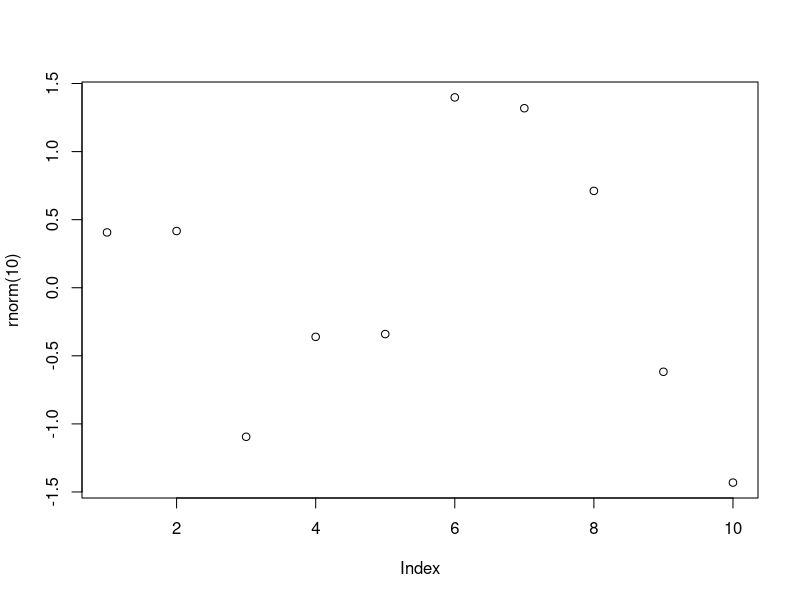

Here is the R script that generated this plot: (Note: this script raises an error after producing the figure.)
# Funções

# Obs: Caso tenha problemas com a acentuação, consulte este link:
# https://support.rstudio.com/hc/en-us/articles/200532197-Character-Encoding

# Configurando o diretório de trabalho
# Coloque entre aspas o diretório de trabalho que você está usando no seu computador
# Não use diretórios com espaço no nome
setwd("C:/Users/Renan/Desktop/Formacao_Cientista_de_Dados_DSA/Cap_03_-_Linguagem_R_Fatores_Estruturas_de_Controle_e_Funcoes/Scripts_Providos")
getwd()

# Help
?sample
args(sample)
args(mean)
args(sd)


# Funções Built-in
abs(-43)
sum(c(1:5))
mean(c(1:5))
round(c(1.1:5.8))
rev(c(1:5))
seq(1:5)
sort(rev(c(1:5)))
append(c(1:5), 6)

vec1 <- c(1.5, 2.5, 8.4, 3.7, 6.3)
vec2 <- rev(vec1)
vec2


# Funções dentro de funções
plot(rnorm(10))
mean(c(abs(vec1), abs(vec2)))


# Criando funções
myfunc <- function(x) { x + x }
myfunc(10)
class(myfunc)

myfunc2 <- function(a, b) {
  valor = a ^ b
  print(valor)
}
myfunc2(3, 2)

jogando_dados <- function() {
  num <- sample(1:6, size = 1) #Local
  num
}

jogando_dados()


# Escopo
print(num)
num <- c(1:6)
num #Global


# Funções sem número definido de argumentos
vec1 <- (10:13)
vec2 <- c("a", "b", "c", "d")
vec3 <- c(6.5, 9.2, 11.9, 5.1)

myfunc3 <- function(...){
  df = data.frame(cbind(...))
  print(df)
}

myfunc3(vec1)

myfunc3(vec2, vec3)

myfunc3(vec1, vec2, vec3)


# Funções Built-in - Não tente recriar a roda
# Comparação de eficiência entre função vetorizada e função "vetorizada no R"

x <- 1:10000000

# Função que calcula a raiz quadrada de cada elemento de um vetor de números
meu_sqrt <- function(numeros) {
  resp <- numeric(length(numeros))
  for(i in seq_along(numeros)) {
    resp[i] <- sqrt(numeros[i])
  }
  return(resp)
}


system.time(x2a <- meu_sqrt(x))

system.time(x2b <- sqrt(x))

# Sua máquina pode apresentar resultado diferente por conta da precisão de cálculo do processador.
identical(x2a, x2b)



